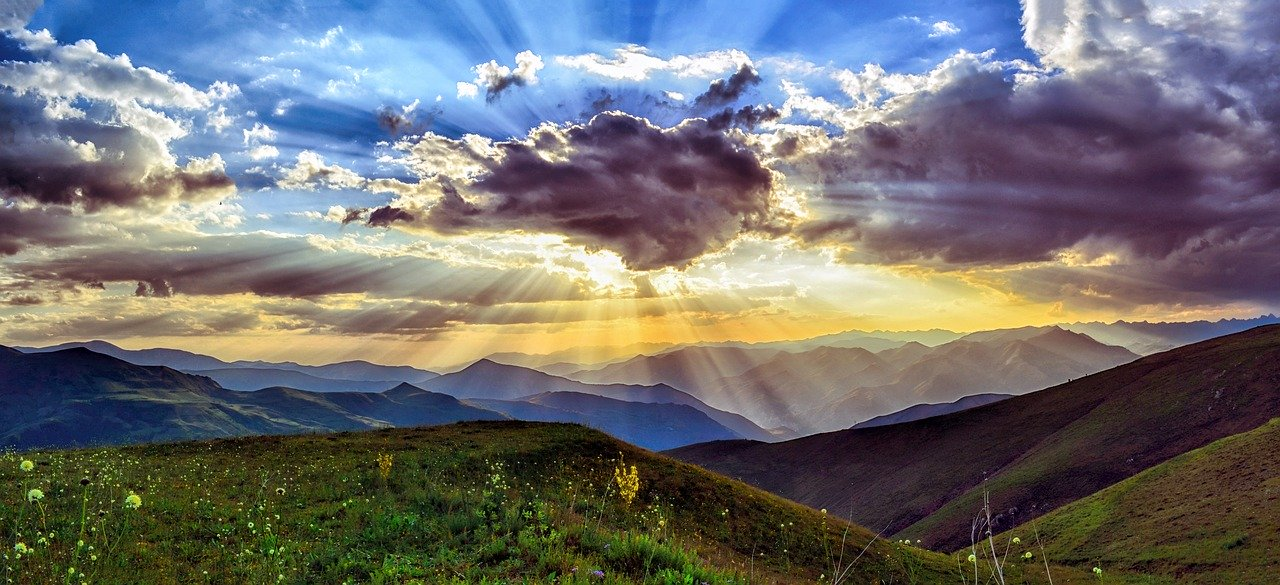
#> input picture computação gráfica/nature.jpg, 1280 x 585 px, found by its file name
$ python inverterhorizontal.py
#> lines starting #> are read from the running program, lines starting #| are printed output that depends on the picture
from PIL import Image

# Carregue a imagem desejada
imagem = Image.open("/home/fabio/Documentos/computação gráfica/nature.jpg")
#> imagem is the input picture: PIL image 1280x585 RGB; mean R, G, B 111.2, 110.6, 111.7

# Inverter horizontalmente
imagem_invertida = imagem.transpose(Image.FLIP_LEFT_RIGHT)
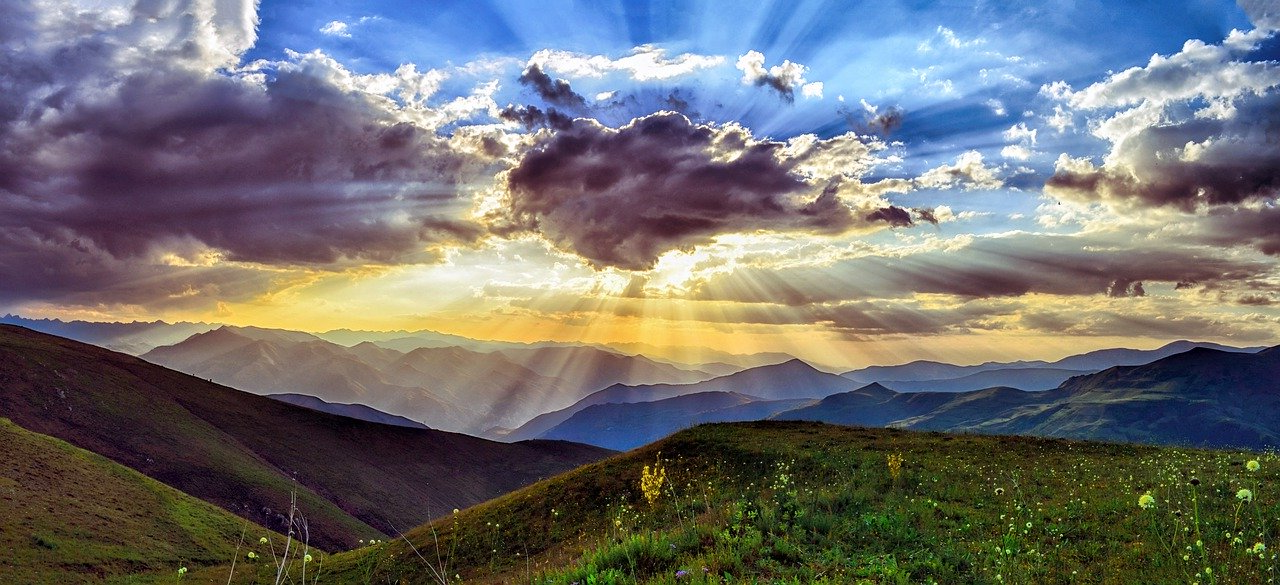
#> imagem_invertida: PIL image 1280x585 RGB; mean R, G, B 111.2, 110.6, 111.7

# Salvar a imagem invertida horizontalmente
imagem_invertida.save("imagem_invertida_horizontal.jpg")
